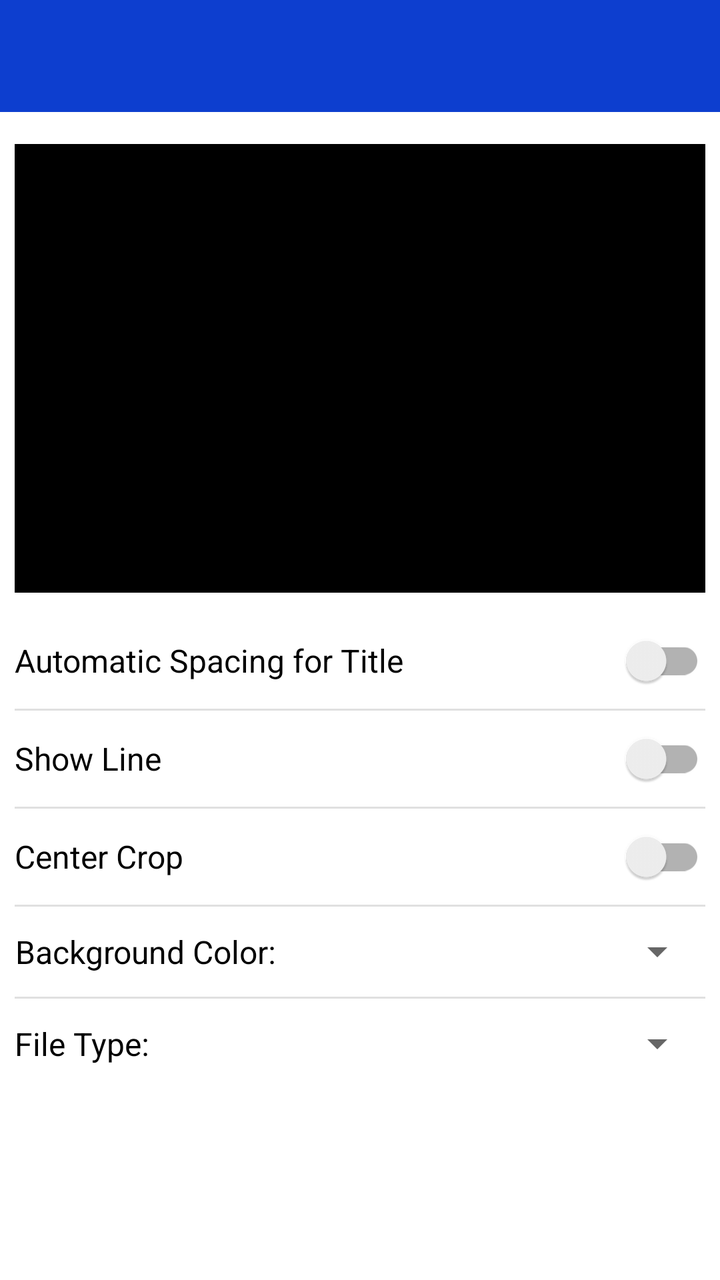
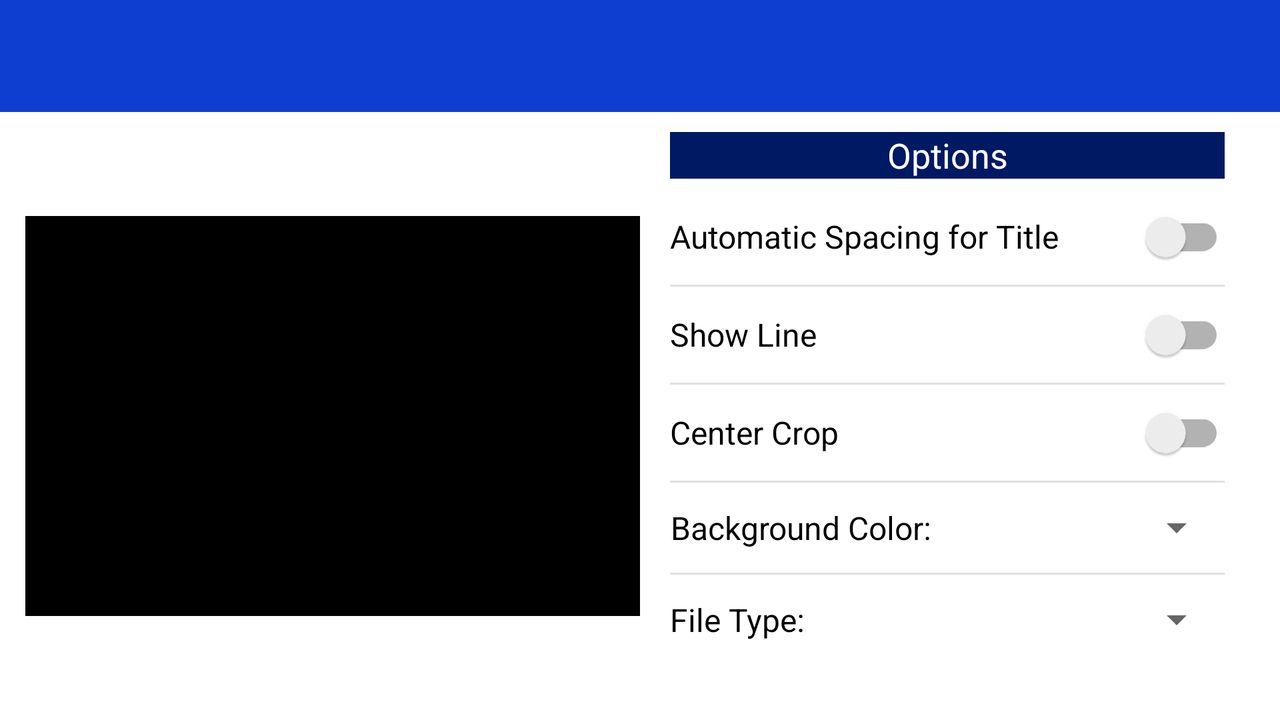

Two renders of one Android screen. The first uses the default layout on a phone; the second uses the alternative layout the repository ships for a different screen configuration, on a matching device. The two XML files are below.
<!-- AndroidManifest.xml: application theme Theme.PosterGenerator -->
<!-- res/layout/activity_settings.xml -->
<?xml version="1.0" encoding="utf-8"?>
<androidx.drawerlayout.widget.DrawerLayout xmlns:android="http://schemas.android.com/apk/res/android"
    xmlns:app="http://schemas.android.com/apk/res-auto"
    xmlns:tools="http://schemas.android.com/tools"
    android:id="@+id/drawer_layout"
    android:layout_width="match_parent"
    android:layout_height="match_parent"
    android:layout_gravity="center"
    android:fitsSystemWindows="true"
    tools:context=".SettingsActivity">

    <androidx.constraintlayout.widget.ConstraintLayout
        android:layout_width="match_parent"
        android:layout_height="match_parent">

        <androidx.appcompat.widget.Toolbar
            android:id="@+id/toolbar"
            android:layout_width="match_parent"
            android:layout_height="?attr/actionBarSize"
            android:layout_alignParentTop="true"
            android:background="?attr/colorPrimary"
            app:layout_constraintStart_toStartOf="parent"
            app:layout_constraintTop_toTopOf="parent" />

        <androidx.constraintlayout.widget.ConstraintLayout
            android:id="@+id/posterView"
            android:layout_width="0dp"
            android:layout_height="0dp"
            android:layout_marginTop="16dp"
            android:background="#000000"
            app:layout_constraintDimensionRatio="1:0.65"
            app:layout_constraintEnd_toStartOf="@+id/guideline3"
            app:layout_constraintStart_toStartOf="@+id/guideline2"
            app:layout_constraintTop_toBottomOf="@+id/toolbar">

        </androidx.constraintlayout.widget.ConstraintLayout>

        <androidx.constraintlayout.widget.Guideline
            android:id="@+id/guideline2"
            android:layout_width="wrap_content"
            android:layout_height="wrap_content"
            android:orientation="vertical"
            app:layout_constraintGuide_percent="0.02" />

        <androidx.constraintlayout.widget.Guideline
            android:id="@+id/guideline3"
            android:layout_width="wrap_content"
            android:layout_height="wrap_content"
            android:orientation="vertical"
            app:layout_constraintGuide_percent="0.98" />

        <LinearLayout
            android:layout_width="0dp"
            android:layout_height="0dp"
            android:layout_marginTop="10dp"
            android:orientation="vertical"
            app:layout_constraintBottom_toBottomOf="parent"
            app:layout_constraintEnd_toStartOf="@+id/guideline3"
            app:layout_constraintStart_toStartOf="@+id/guideline2"
            app:layout_constraintTop_toBottomOf="@+id/posterView">

            <androidx.appcompat.widget.SwitchCompat
                android:id="@+id/titleSpaceSwitch"
                android:layout_width="match_parent"
                android:layout_height="wrap_content"
                android:text="@string/automatic_spacing_for_title"
                android:textSize="16sp" />

            <View
                android:id="@+id/divider2"
                android:layout_width="match_parent"
                android:layout_height="1dp"
                android:background="?android:attr/listDivider" />

            <androidx.appcompat.widget.SwitchCompat
                android:id="@+id/lineSwitch"
                android:layout_width="match_parent"
                android:layout_height="wrap_content"
                android:text="@string/show_line"
                android:textSize="16sp" />

            <View
                android:id="@+id/divider3"
                android:layout_width="match_parent"
                android:layout_height="1dp"
                android:background="?android:attr/listDivider" />

            <androidx.appcompat.widget.SwitchCompat
                android:id="@+id/centerCropSwitch"
                android:layout_width="match_parent"
                android:layout_height="wrap_content"
                android:text="@string/center_crop"
                android:textSize="16sp" />

            <View
                android:id="@+id/divider"
                android:layout_width="match_parent"
                android:layout_height="1dp"
                android:background="?android:attr/listDivider" />

            <LinearLayout
                android:id="@+id/backgroundColorLayout"
                android:layout_width="match_parent"
                android:layout_height="45dp"
                android:orientation="horizontal">

                <TextView
                    android:id="@+id/backgroundColorView"
                    android:layout_width="wrap_content"
                    android:layout_height="match_parent"
                    android:gravity="center"
                    android:text="@string/background_color"
                    android:textColor="@color/black"
                    android:textSize="16sp" />

                <Spinner
                    android:id="@+id/backgroundColorSpinner"
                    android:layout_width="0dp"
                    android:layout_height="match_parent"
                    android:layout_weight="1" />
            </LinearLayout>

            <View
                android:id="@+id/divider4"
                android:layout_width="match_parent"
                android:layout_height="1dp"
                android:background="?android:attr/listDivider" />

            <LinearLayout
                android:id="@+id/fileTypeLinear"
                android:layout_width="match_parent"
                android:layout_height="45dp"
                android:orientation="horizontal">

                <TextView
                    android:id="@+id/fileTypeTextView"
                    android:layout_width="wrap_content"
                    android:layout_height="match_parent"
                    android:gravity="center"
                    android:text="@string/file_type"
                    android:textColor="@color/black"
                    android:textSize="16sp" />

                <Spinner
                    android:id="@+id/fileTypeSpinner"
                    android:layout_width="0dp"
                    android:layout_height="match_parent"
                    android:layout_weight="1" />
            </LinearLayout>

        </LinearLayout>
    </androidx.constraintlayout.widget.ConstraintLayout>

    <com.google.android.material.navigation.NavigationView
        android:id="@+id/navigation"
        android:layout_width="wrap_content"
        android:layout_height="match_parent"
        android:layout_gravity="start"
        app:menu="@menu/navigation_menu" />
</androidx.drawerlayout.widget.DrawerLayout>
<!-- resources referenced by this layout -->
<resources>
  <color name="black">#FF000000</color>
  <string name="automatic_spacing_for_title">Automatic Spacing for Title</string>
  <string name="background_color">Background Color:</string>
  <string name="center_crop">Center Crop</string>
  <string name="file_type">File Type:</string>
  <string name="show_line">Show Line</string>
  <style name="Theme.PosterGenerator" parent="Theme.MaterialComponents.Light.NoActionBar">
          
          <item name="colorPrimary">@color/blue</item>
          <item name="colorPrimaryVariant">@color/blue_dark</item>
          <item name="colorOnPrimary">@color/white</item>
          
          <item name="colorSecondary">@color/teal_200</item>
          <item name="colorSecondaryVariant">@color/teal_700</item>
          <item name="colorOnSecondary">@color/black</item>
          
          <item name="android:statusBarColor" tools:targetApi="l">?attr/colorPrimaryVariant</item>
          
          <item name="android:windowAnimationStyle">@null</item>
          <item name="drawerArrowStyle">@style/DrawerArrowStyle</item>
      </style>
  <color name="blue">#0D3ECF</color>
  <color name="blue_dark">#001963</color>
  <color name="white">#FFFFFFFF</color>
  <color name="teal_200">#FF03DAC5</color>
  <color name="teal_700">#FF018786</color>
  <style name="DrawerArrowStyle" parent="@style/Widget.AppCompat.DrawerArrowToggle">
          <item name="spinBars">true</item>
          <item name="color">@android:color/white</item>
      </style>
</resources>
<!-- res/layout-land/activity_settings.xml (the repository's variant of the layout above) -->
<!-- drawn on the phone turned sideways -->
<?xml version="1.0" encoding="utf-8"?>
<androidx.drawerlayout.widget.DrawerLayout xmlns:android="http://schemas.android.com/apk/res/android"
    xmlns:app="http://schemas.android.com/apk/res-auto"
    xmlns:tools="http://schemas.android.com/tools"
    android:id="@+id/drawer_layout"
    android:layout_width="match_parent"
    android:layout_height="match_parent"
    android:layout_gravity="center"
    android:fitsSystemWindows="true"
    tools:context=".SettingsActivity">

    <androidx.constraintlayout.widget.ConstraintLayout
        android:layout_width="match_parent"
        android:layout_height="match_parent">

        <TextView
            android:id="@+id/textView"
            style="@style/Heading"
            android:layout_width="0dp"
            android:layout_height="0dp"
            android:layout_marginStart="15dp"
            android:layout_marginTop="10dp"
            android:layout_marginEnd="15dp"
            android:gravity="center"
            android:text="@string/options"
            app:autoSizeMaxTextSize="300sp"
            app:autoSizeMinTextSize="8sp"
            app:autoSizeTextType="uniform"
            app:layout_constraintEnd_toStartOf="@+id/guideline3"
            app:layout_constraintHeight_percent="0.065"
            app:layout_constraintStart_toStartOf="@+id/guideline10"
            app:layout_constraintTop_toBottomOf="@+id/toolbar" />

        <androidx.appcompat.widget.Toolbar
            android:id="@+id/toolbar"
            android:layout_width="match_parent"
            android:layout_height="?attr/actionBarSize"
            android:layout_alignParentTop="true"
            android:background="?attr/colorPrimary"
            app:layout_constraintStart_toStartOf="parent"
            app:layout_constraintTop_toTopOf="parent" />

        <androidx.constraintlayout.widget.ConstraintLayout
            android:id="@+id/posterView"
            android:layout_width="0dp"
            android:layout_height="0dp"
            android:background="#000000"
            app:layout_constraintBottom_toBottomOf="parent"
            app:layout_constraintDimensionRatio="1:0.65"
            app:layout_constraintEnd_toStartOf="@+id/guideline10"
            app:layout_constraintStart_toStartOf="@+id/guideline2"
            app:layout_constraintTop_toBottomOf="@+id/toolbar">

        </androidx.constraintlayout.widget.ConstraintLayout>

        <androidx.constraintlayout.widget.Guideline
            android:id="@+id/guideline2"
            android:layout_width="wrap_content"
            android:layout_height="wrap_content"
            android:orientation="vertical"
            app:layout_constraintGuide_percent="0.02" />

        <androidx.constraintlayout.widget.Guideline
            android:id="@+id/guideline10"
            android:layout_width="wrap_content"
            android:layout_height="wrap_content"
            android:orientation="vertical"
            app:layout_constraintGuide_percent="0.5" />

        <androidx.constraintlayout.widget.Guideline
            android:id="@+id/guideline3"
            android:layout_width="wrap_content"
            android:layout_height="wrap_content"
            android:orientation="vertical"
            app:layout_constraintGuide_percent="0.98" />

        <LinearLayout
            android:layout_width="0dp"
            android:layout_height="wrap_content"
            android:layout_marginStart="15dp"
            android:layout_marginTop="5dp"
            android:layout_marginEnd="15dp"
            android:orientation="vertical"
            app:layout_constraintEnd_toStartOf="@+id/guideline3"
            app:layout_constraintStart_toStartOf="@+id/guideline10"
            app:layout_constraintTop_toBottomOf="@+id/textView">

            <androidx.appcompat.widget.SwitchCompat
                android:id="@+id/titleSpaceSwitch"
                android:layout_width="match_parent"
                android:layout_height="wrap_content"
                android:scaleX="1"
                android:text="@string/automatic_spacing_for_title"
                android:textSize="16sp" />

            <View
                android:id="@+id/divider2"
                android:layout_width="match_parent"
                android:layout_height="1dp"
                android:background="?android:attr/listDivider" />

            <androidx.appcompat.widget.SwitchCompat
                android:id="@+id/lineSwitch"
                android:layout_width="match_parent"
                android:layout_height="wrap_content"
                android:text="@string/show_line"
                android:textSize="16sp"/>

            <View
                android:id="@+id/divider3"
                android:layout_width="match_parent"
                android:layout_height="1dp"
                android:background="?android:attr/listDivider" />

            <androidx.appcompat.widget.SwitchCompat
                android:id="@+id/centerCropSwitch"
                android:layout_width="match_parent"
                android:layout_height="wrap_content"
                android:text="@string/center_crop"
                android:textSize="16sp" />

            <View
                android:id="@+id/divider"
                android:layout_width="match_parent"
                android:layout_height="1dp"
                android:background="?android:attr/listDivider" />

            <LinearLayout
                android:id="@+id/backgroundColorLayout"
                android:layout_width="match_parent"
                android:layout_height="45dp"
                android:orientation="horizontal">

                <TextView
                    android:id="@+id/backgroundColorView"
                    android:layout_width="wrap_content"
                    android:layout_height="match_parent"
                    android:gravity="center"
                    android:text="@string/background_color"
                    android:textColor="@color/black"
                    android:textSize="16sp" />

                <Spinner
                    android:id="@+id/backgroundColorSpinner"
                    android:layout_width="0dp"
                    android:layout_height="match_parent"
                    android:layout_weight="1" />
            </LinearLayout>

            <View
                android:id="@+id/divider4"
                android:layout_width="match_parent"
                android:layout_height="1dp"
                android:background="?android:attr/listDivider" />

            <LinearLayout
                android:id="@+id/fileTypeLinear"
                android:layout_width="match_parent"
                android:layout_height="45dp"
                android:orientation="horizontal">

                <TextView
                    android:id="@+id/fileTypeTextView"
                    android:layout_width="wrap_content"
                    android:layout_height="match_parent"
                    android:gravity="center"
                    android:text="@string/file_type"
                    android:textColor="@color/black"
                    android:textSize="16sp" />

                <Spinner
                    android:id="@+id/fileTypeSpinner"
                    android:layout_width="0dp"
                    android:layout_height="match_parent"
                    android:layout_weight="1" />
            </LinearLayout>

        </LinearLayout>
    </androidx.constraintlayout.widget.ConstraintLayout>

    <com.google.android.material.navigation.NavigationView
        android:id="@+id/navigation"
        android:layout_width="wrap_content"
        android:layout_height="match_parent"
        android:layout_gravity="start"
        app:menu="@menu/navigation_menu" />
</androidx.drawerlayout.widget.DrawerLayout>
<!-- resources referenced by the variant -->
<!-- as the phone turned sideways resolves them -->
<resources>
  <color name="black">#FF000000</color>
  <string name="automatic_spacing_for_title">Automatic Spacing for Title</string>
  <string name="background_color">Background Color:</string>
  <string name="center_crop">Center Crop</string>
  <string name="file_type">File Type:</string>
  <string name="options">Options</string>
  <string name="show_line">Show Line</string>
  <style name="Heading">
          <item name="android:background">@color/blue_dark</item>
          <item name="android:textColor">@color/white</item>
      </style>
  <style name="Theme.PosterGenerator" parent="Theme.MaterialComponents.Light.NoActionBar">
          
          <item name="colorPrimary">@color/blue</item>
          <item name="colorPrimaryVariant">@color/blue_dark</item>
          <item name="colorOnPrimary">@color/white</item>
          
          <item name="colorSecondary">@color/teal_200</item>
          <item name="colorSecondaryVariant">@color/teal_700</item>
          <item name="colorOnSecondary">@color/black</item>
          
          <item name="android:statusBarColor" tools:targetApi="l">?attr/colorPrimaryVariant</item>
          
          <item name="android:windowAnimationStyle">@null</item>
          <item name="drawerArrowStyle">@style/DrawerArrowStyle</item>
      </style>
  <color name="blue_dark">#001963</color>
  <color name="white">#FFFFFFFF</color>
  <color name="blue">#0D3ECF</color>
  <color name="teal_200">#FF03DAC5</color>
  <color name="teal_700">#FF018786</color>
  <style name="DrawerArrowStyle" parent="@style/Widget.AppCompat.DrawerArrowToggle">
          <item name="spinBars">true</item>
          <item name="color">@android:color/white</item>
      </style>
</resources>
